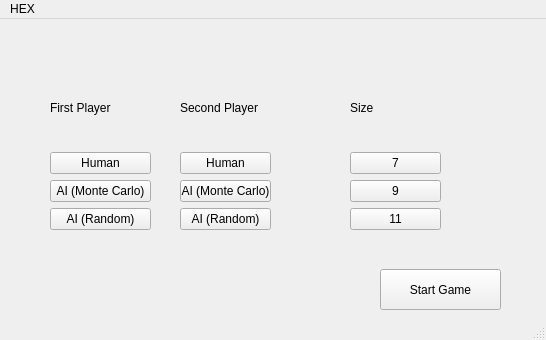
<?xml version="1.0" encoding="UTF-8"?>
<ui version="4.0">
 <class>MainWindow</class>
 <widget class="QMainWindow" name="MainWindow">
  <property name="geometry">
   <rect>
    <x>0</x>
    <y>0</y>
    <width>546</width>
    <height>340</height>
   </rect>
  </property>
  <property name="windowTitle">
   <string>MainWindow</string>
  </property>
  <widget class="QWidget" name="GameMenu">
   <widget class="QWidget" name="verticalLayoutWidget">
    <property name="geometry">
     <rect>
      <x>50</x>
      <y>50</y>
      <width>101</width>
      <height>161</height>
     </rect>
    </property>
    <layout class="QVBoxLayout" name="firstPlayerSet">
     <item>
      <widget class="QLabel" name="firstLabel">
       <property name="text">
        <string>First Player</string>
       </property>
      </widget>
     </item>
     <item>
      <widget class="QPushButton" name="fHuman">
       <property name="text">
        <string>Human</string>
       </property>
       <property name="checkable">
        <bool>true</bool>
       </property>
      </widget>
     </item>
     <item>
      <widget class="QPushButton" name="fMonte">
       <property name="text">
        <string>AI (Monte Carlo)</string>
       </property>
       <property name="checkable">
        <bool>true</bool>
       </property>
      </widget>
     </item>
     <item>
      <widget class="QPushButton" name="fRand">
       <property name="text">
        <string>AI (Random)</string>
       </property>
       <property name="checkable">
        <bool>true</bool>
       </property>
      </widget>
     </item>
    </layout>
   </widget>
   <widget class="QWidget" name="verticalLayoutWidget_2">
    <property name="geometry">
     <rect>
      <x>180</x>
      <y>50</y>
      <width>91</width>
      <height>161</height>
     </rect>
    </property>
    <layout class="QVBoxLayout" name="secondPlayerSet">
     <item>
      <widget class="QLabel" name="secondLabel">
       <property name="text">
        <string>Second Player</string>
       </property>
      </widget>
     </item>
     <item>
      <widget class="QPushButton" name="sHuman">
       <property name="text">
        <string>Human</string>
       </property>
       <property name="checkable">
        <bool>true</bool>
       </property>
      </widget>
     </item>
     <item>
      <widget class="QPushButton" name="sMonte">
       <property name="text">
        <string>AI (Monte Carlo)</string>
       </property>
       <property name="checkable">
        <bool>true</bool>
       </property>
      </widget>
     </item>
     <item>
      <widget class="QPushButton" name="sRand">
       <property name="text">
        <string>AI (Random)</string>
       </property>
       <property name="checkable">
        <bool>true</bool>
       </property>
      </widget>
     </item>
    </layout>
   </widget>
   <widget class="QWidget" name="verticalLayoutWidget_3">
    <property name="geometry">
     <rect>
      <x>350</x>
      <y>50</y>
      <width>91</width>
      <height>161</height>
     </rect>
    </property>
    <layout class="QVBoxLayout" name="sizeSet">
     <item>
      <widget class="QLabel" name="sizeLabel">
       <property name="text">
        <string>Size</string>
       </property>
      </widget>
     </item>
     <item>
      <widget class="QPushButton" name="sizeButton_7">
       <property name="text">
        <string>7</string>
       </property>
       <property name="checkable">
        <bool>true</bool>
       </property>
      </widget>
     </item>
     <item>
      <widget class="QPushButton" name="sizeButton_9">
       <property name="text">
        <string>9</string>
       </property>
       <property name="checkable">
        <bool>true</bool>
       </property>
      </widget>
     </item>
     <item>
      <widget class="QPushButton" name="sizeButton_11">
       <property name="text">
        <string>11</string>
       </property>
       <property name="checkable">
        <bool>true</bool>
       </property>
      </widget>
     </item>
    </layout>
   </widget>
   <widget class="QPushButton" name="startButton">
    <property name="geometry">
     <rect>
      <x>380</x>
      <y>250</y>
      <width>121</width>
      <height>41</height>
     </rect>
    </property>
    <property name="text">
     <string>Start Game</string>
    </property>
   </widget>
  </widget>
  <widget class="QMenuBar" name="menubar">
   <property name="geometry">
    <rect>
     <x>0</x>
     <y>0</y>
     <width>546</width>
     <height>21</height>
    </rect>
   </property>
   <widget class="QMenu" name="menuHEX">
    <property name="title">
     <string>HEX</string>
    </property>
   </widget>
   <addaction name="menuHEX"/>
  </widget>
  <widget class="QStatusBar" name="statusbar"/>
 </widget>
 <resources/>
 <connections/>
</ui>
